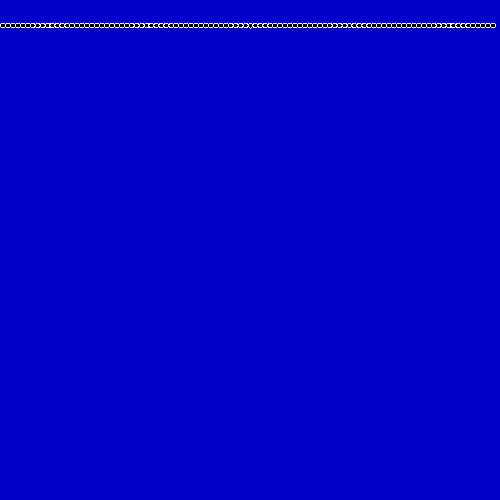
Frame 1 (no input)
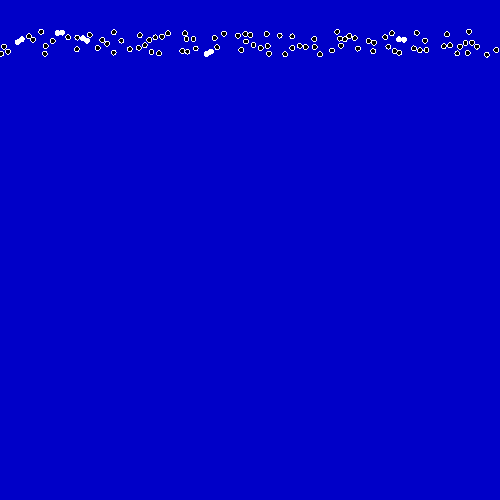
Frame 60 (the mouse pressed at the canvas centre just before this capture)
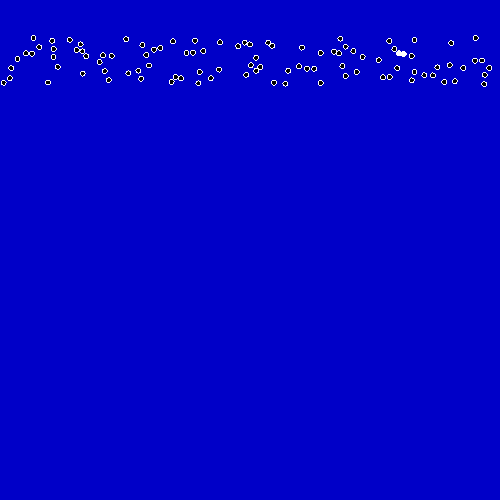
Frame 120 (the mouse held since frame 60 and released just before this capture)

The Processing sketch that drew these frames (run headless with seeded random() and noise(); from frame 60 on, the mouse is pressed at the canvas centre):

// Processing sketch: particles6
// ── particles6.pde
/// RUNNING BUGS
/// @date 2025-11-04
//*//////////////////

final int   FR   = 100; //!< How many frames per second
final int   Num  = 100; //!< How many bugs

final float minv = 10.0; //!< The slightest movement of the insect
final float maxv = 50.0; //!< What the greatest movement of the insect

float y0=0.0; //!< Starting height = height/D;

float[] y=new float[Num]; //!< Vertical position
float[] x=new float[Num]; //!< Horizontal position

float[] vy=new float[Num]; //!< Vertical speed in pixels per second!
float[] vx=new float[Num]; //!< Horisontal speed in pixels per second!

boolean[] in_collision=new boolean[Num]; //!< Is it involved in some kind of collision?
float DIAM=5; //!< Diameter of the "insect" as a circle.

//Working collision detection (Now optimised)
void checkCollisions() //changes in_collision
{
  for(int i=0;i<Num;i++) // We clear the array before updating.
     in_collision[i]=false;
     
  for(int i=0;i<Num;i++)
  {
    for(int j=i+1;j<Num;j++) //Only those not checked before!
    //if(i!=j) // Now i==j is never happened at all!
    {
      float distance=dist(x[i],y[i],x[j],y[j]);
      if(distance<DIAM) // A collision occurred when the distance is less than two radii.
      {
        in_collision[i]=true; // Now both i and j ...
        in_collision[j]=true; // ... are flaged as collided.
      }
    }
  }
}

void draw() // changes global y,x,vx,vy
{
  // Visualisation
  background(0,0,200); // rgB

  for(int i=0;i<Num;i++) // Visualisation
  {
    if(in_collision[i]) fill(255);
    else fill(0);
    ellipse(x[i],y[i],DIAM,DIAM);
  }

  for(int i=0;i<Num;i++) // Change of positions
  {
    // Checking the new positions    
    if(y[i]<height-3) // Still on the way
    {
      if(x[i] < 0 || width < x[i] || in_collision[i])
        vx[i]=-vx[i]; // Changes in the direction of the X component of the velocity
    }
    else // Target line achieved
    {
      vy[i]=0;
      vx[i]=0;
    }
    
    y[i]+=vy[i]/FR; // Note: Vertical speed is in pixels per second!
    x[i]+=vx[i]/FR; // And... Horisontal speed also is in pixels per second!
  }
  
  checkCollisions();
}

void setup() // changes global y0,y,x,vx,vy
{
  size(500,500);
  y0=height/20;
  
  noSmooth();
  frameRate(FR);
  stroke(255);
  fill(0);
  float a=width/(Num+1.0); // Distance between starting positions
  for(int i=0;i<Num;i++) // Initialize positions and speeds
  {
    y[i]=y0;     
    x[i]=i*a+a/2; // a/2 prevents starting on the left edge
    vy[i]=random(minv,maxv); // Y speeds
    vx[i]=random(-maxv/2,maxv/2); // X speeds could be negative.
  }
}

// https://github.com/borkowsk/bookProcessingEN
